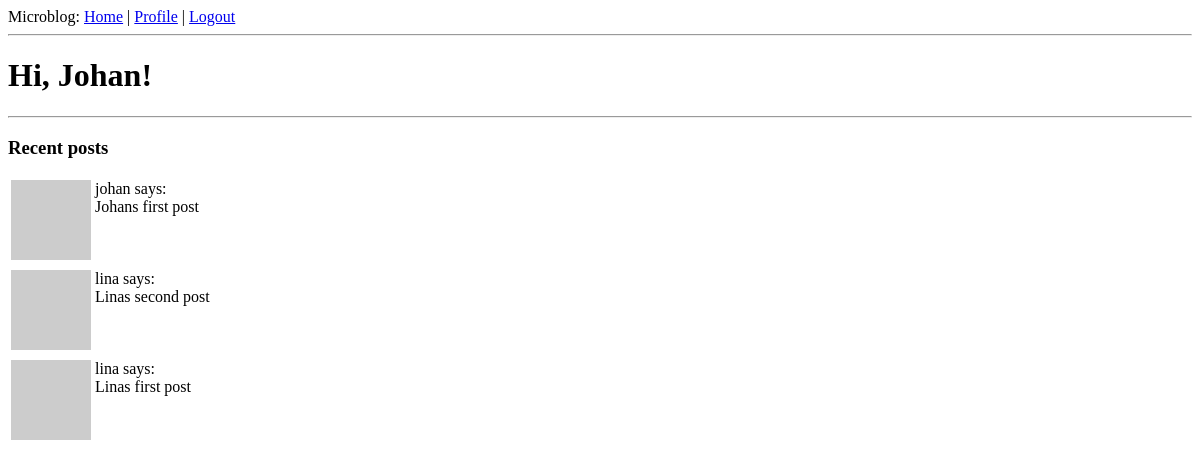
/index (signed in), run on an earlier commit of the app's database.
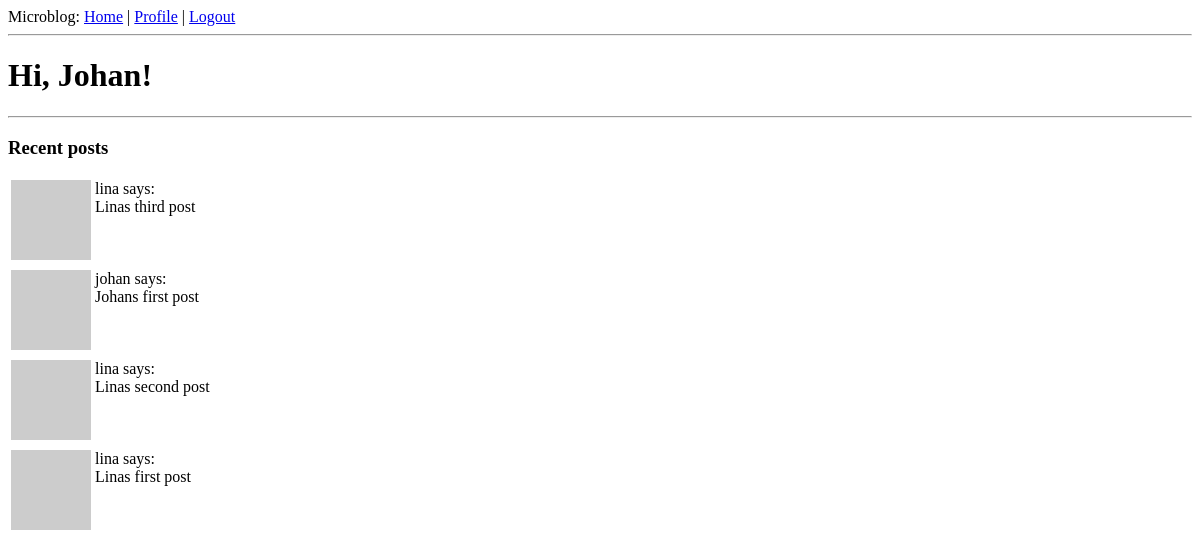
And on a later commit of the database.
### app/models.py (models this page shows, shortened)
class User(UserMixin, db.Model):
    id = db.Column(db.Integer, primary_key=True)
    username = db.Column(db.String(64), index=True, unique=True)
    email = db.Column(db.String(120), index=True, unique=True)
    password_hash = db.Column(db.String(128))
    about_me = db.Column(db.String(140))
    last_seen = db.Column(db.DateTime, default=datetime.utcnow)
    posts = db.relationship('Post', backref='author', lazy='dynamic')
    followed = db.relationship(
        'User', secondary=followers,
        primaryjoin=(followers.c.follower_id == id),
        secondaryjoin=(followers.c.followed_id == id),
        backref=db.backref('followers', lazy='dynamic'), lazy='dynamic')
    def avatar(self, size):
        digest = md5(self.email.lower().encode('utf-8')).hexdigest()
        return 'https://www.gravatar.com/avatar/{}?d=identicon&s={}'.format(
            digest, size)
    def followed_posts(self):
        followed = Post.query.join(
            followers, (followers.c.followed_id == Post.user_id)).filter(
                followers.c.follower_id == self.id)
        own = Post.query.filter_by(user_id=self.id)
        return followed.union(own).order_by(Post.timestamp.desc())

class Post(db.Model):
    id = db.Column(db.Integer, primary_key=True)
    body = db.Column(db.String(140))
    timestamp = db.Column(db.DateTime, index=True, default=datetime.utcnow)
    user_id = db.Column(db.Integer, db.ForeignKey('user.id'))

### app/routes.py (the view, shortened to what this page needs)
@app.route('/')
@app.route('/index')
def index():
    if current_user.is_authenticated:
        user = User.query.filter_by(username=current_user.username).first_or_404()
        posts = User.followed_posts(user);
    return render_template('index.html', title='Home', posts=posts)

### app/models.py (called while the page is built)
@login.user_loader
def load_user(id):
    return User.query.get(int(id))

### app/routes.py (called while the page is built)
@app.before_request
def before_request():
    if current_user.is_authenticated:
        current_user.last_seen = datetime.utcnow()
        db.session.commit()

### app/templates/index.html
{% extends "base.html" %}
{% block content %}
{% if current_user.username %}
    <h1>Hi, {{ current_user.username.capitalize() }}!</h1>
    <hr />
    <h3>Recent posts</h3>
    {% for post in posts %}
    {% include '_post.html' %}
{% endfor %}
{% else %}
    <hr />
    <h3>Recent posts</h3>
    <h1>Hi, unknown user!</h1>
{% endif %}
{% endblock %}

### app/templates/base.html (shortened to what this page needs)
<!doctype html>
<html>
    <head>
    </head>
    <body>
        <div>
            Microblog:
            <a href="{{ url_for('index') }}">Home</a> |
            {% if current_user.is_anonymous %}
            <a href="{{ url_for('login') }}">Login</a>
            {% else %}
            <a href="{{ url_for('user', username=current_user.username) }}">Profile</a>  |
            <a href="{{ url_for('logout') }}">Logout</a>
            {% endif %}
        </div>
        <hr>
        {% block content %}{% endblock %}
    </body>
</html>

### app/templates/_post.html
<table>
    <tr valign="top">
        <td><img src="{{ post.author.avatar(36) }}"></td>
        <td>{{ post.author.username }} says:<br>{{ post.body }}</td>
    </tr>
</table>

What changed in the data, as far as the page shows it:
added Post: author.username "lina", body "Linas third post"
